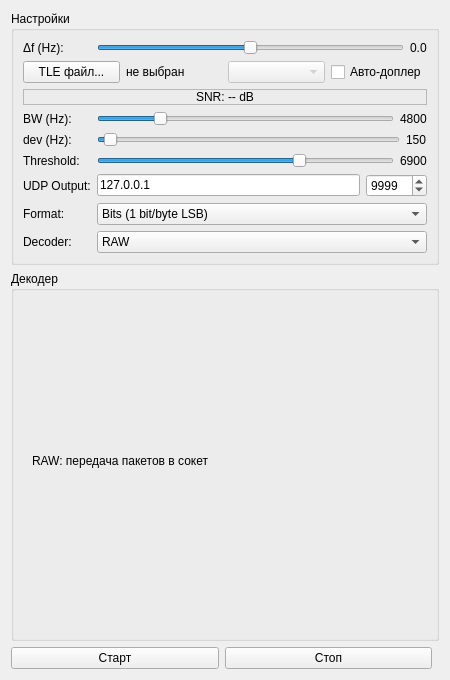
<?xml version="1.0" encoding="UTF-8"?>
<ui version="4.0">
 <class>GeoscanDemodGUI</class>
 <widget class="QWidget" name="GeoscanDemodGUI">
  <property name="geometry">
   <rect><x>0</x><y>0</y><width>450</width><height>680</height></rect>
  </property>
  <property name="windowTitle">
   <string>Geoscan Satellites Decoder</string>
  </property>
  <layout class="QVBoxLayout" name="mainLayout">
   <item>
    <widget class="QGroupBox" name="settingsGroup">
     <property name="title"><string>Настройки</string></property>
     <layout class="QFormLayout" name="formLayout">
      <item row="0" column="0">
       <widget class="QLabel" name="deltaFLabel"><property name="text"><string>Δf (Hz):</string></property></widget>
      </item>
      <item row="0" column="1">
       <layout class="QHBoxLayout" name="deltaFLayout">
        <item><widget class="QSlider" name="deltaFSlider"><property name="orientation"><enum>Qt::Horizontal</enum></property><property name="minimum"><number>-10000</number></property><property name="maximum"><number>10000</number></property><property name="value"><number>0</number></property></widget></item>
        <item><widget class="QLabel" name="deltaFValue"><property name="text"><string>0.0</string></property></widget></item>
       </layout>
      </item>
      <item row="1" column="0" colspan="2">
       <layout class="QHBoxLayout" name="tleLayout">
        <item><widget class="QPushButton" name="tleFileButton"><property name="text"><string>TLE файл...</string></property></widget></item>
        <item><widget class="QLabel" name="tleFileName"><property name="text"><string>не выбран</string></property></widget></item>
        <item><widget class="QComboBox" name="satelliteCombo"><property name="enabled"><bool>false</bool></property></widget></item>
        <item><widget class="QCheckBox" name="dopplerCheck"><property name="text"><string>Авто-доплер</string></property></widget></item>
       </layout>
      </item>
      <item row="2" column="0" colspan="2">
       <widget class="QLabel" name="snrLabel"><property name="frameShape"><enum>QFrame::StyledPanel</enum></property><property name="text"><string>SNR: -- dB</string></property><property name="alignment"><set>Qt::AlignCenter</set></property></widget>
      </item>
      <item row="3" column="0">
       <widget class="QLabel" name="bwLabel"><property name="text"><string>BW (Hz):</string></property></widget>
      </item>
      <item row="3" column="1">
       <layout class="QHBoxLayout" name="bwLayout">
        <item><widget class="QSlider" name="bwSlider"><property name="orientation"><enum>Qt::Horizontal</enum></property><property name="minimum"><number>1000</number></property><property name="maximum"><number>20000</number></property><property name="value"><number>4800</number></property></widget></item>
        <item><widget class="QLabel" name="bwValue"><property name="text"><string>4800</string></property></widget></item>
       </layout>
      </item>
      <item row="4" column="0">
       <widget class="QLabel" name="devLabel"><property name="text"><string>dev (Hz):</string></property></widget>
      </item>
      <item row="4" column="1">
       <layout class="QHBoxLayout" name="devLayout">
        <item><widget class="QSlider" name="devSlider"><property name="orientation"><enum>Qt::Horizontal</enum></property><property name="minimum"><number>50</number></property><property name="maximum"><number>5000</number></property><property name="value"><number>150</number></property></widget></item>
        <item><widget class="QLabel" name="devValue"><property name="text"><string>150</string></property></widget></item>
       </layout>
      </item>
      <item row="5" column="0">
       <widget class="QLabel" name="thLabel"><property name="text"><string>Threshold:</string></property></widget>
      </item>
      <item row="5" column="1">
       <layout class="QHBoxLayout" name="thLayout">
        <item><widget class="QSlider" name="thresholdSlider"><property name="orientation"><enum>Qt::Horizontal</enum></property><property name="minimum"><number>0</number></property><property name="maximum"><number>10000</number></property><property name="value"><number>6900</number></property></widget></item>
        <item><widget class="QLabel" name="thValue"><property name="text"><string>6900</string></property></widget></item>
       </layout>
      </item>
      <item row="6" column="0">
       <widget class="QLabel" name="udpLabel"><property name="text"><string>UDP Output:</string></property></widget>
      </item>
      <item row="6" column="1">
       <layout class="QHBoxLayout" name="udpLayout">
        <item><widget class="QLineEdit" name="udpAddressEdit"><property name="text"><string>127.0.0.1</string></property></widget></item>
        <item><widget class="QSpinBox" name="udpPortSpin"><property name="minimum"><number>1</number></property><property name="maximum"><number>65535</number></property><property name="value"><number>9999</number></property></widget></item>
       </layout>
      </item>
      <item row="7" column="0">
       <widget class="QLabel" name="formatLabel"><property name="text"><string>Format:</string></property></widget>
      </item>
      <item row="7" column="1">
       <widget class="QComboBox" name="udpFormatCombo">
        <item><property name="text"><string>Bits (1 bit/byte LSB)</string></property></item>
        <item><property name="text"><string>Bytes</string></property></item>
       </widget>
      </item>
      <item row="8" column="0">
       <widget class="QLabel" name="decoderLabel"><property name="text"><string>Decoder:</string></property></widget>
      </item>
      <item row="8" column="1">
       <widget class="QComboBox" name="decoderCombo">
        <item><property name="text"><string>RAW</string></property></item>
        <item><property name="text"><string>ADS-B</string></property></item>
        <item><property name="text"><string>AIS</string></property></item>
        <item><property name="text"><string>IMAGE</string></property></item>
       </widget>
      </item>
     </layout>
    </widget>
   </item>
   <item>
    <widget class="QGroupBox" name="decoderGroup">
     <property name="title"><string>Декодер</string></property>
     <layout class="QVBoxLayout" name="decoderLayout">
      <item>
       <widget class="QStackedWidget" name="decoderStack">
        <widget class="QWidget" name="rawPage">
         <layout class="QVBoxLayout" name="rawLayout">
          <item><widget class="QLabel" name="rawInfo"><property name="text"><string>RAW: передача пакетов в сокет</string></property></widget></item>
          <item><spacer name="rawSpacer"><property name="orientation"><enum>Qt::Vertical</enum></property></spacer></item>
         </layout>
        </widget>
        <widget class="QWidget" name="adsbPage">
         <layout class="QVBoxLayout" name="adsbLayout">
          <item><widget class="QTextEdit" name="adsbOutput"><property name="readOnly"><bool>true</bool></property><property name="placeholderText"><string>Ожидание ADS-B сообщений...</string></property></widget></item>
         </layout>
        </widget>
        <widget class="QWidget" name="aisPage">
         <layout class="QVBoxLayout" name="aisLayout">
          <item><widget class="QTextEdit" name="aisOutput"><property name="readOnly"><bool>true</bool></property><property name="placeholderText"><string>Ожидание AIS сообщений...</string></property></widget></item>
         </layout>
        </widget>
        <widget class="QWidget" name="imagePage">
         <layout class="QVBoxLayout" name="imageLayout">
          <item><widget class="QLabel" name="imageView"><property name="minimumSize"><size><width>320</width><height>240</height></size></property><property name="frameShape"><enum>QFrame::Box</enum></property><property name="text"><string>Ожидание данных...</string></property><property name="alignment"><set>Qt::AlignCenter</set></property></widget></item>
          <item><widget class="QProgressBar" name="imageProgress"><property name="value"><number>0</number></property></widget></item>
         </layout>
        </widget>
       </widget>
      </item>
     </layout>
    </widget>
   </item>
   <item>
    <layout class="QHBoxLayout" name="buttonLayout">
     <item><widget class="QPushButton" name="startButton"><property name="text"><string>Старт</string></property></widget></item>
     <item><widget class="QPushButton" name="stopButton"><property name="text"><string>Стоп</string></property></widget></item>
     <item><spacer name="buttonSpacer"><property name="orientation"><enum>Qt::Horizontal</enum></property></spacer></item>
    </layout>
   </item>
  </layout>
 </widget>
 <resources/>
 <connections/>
</ui>
